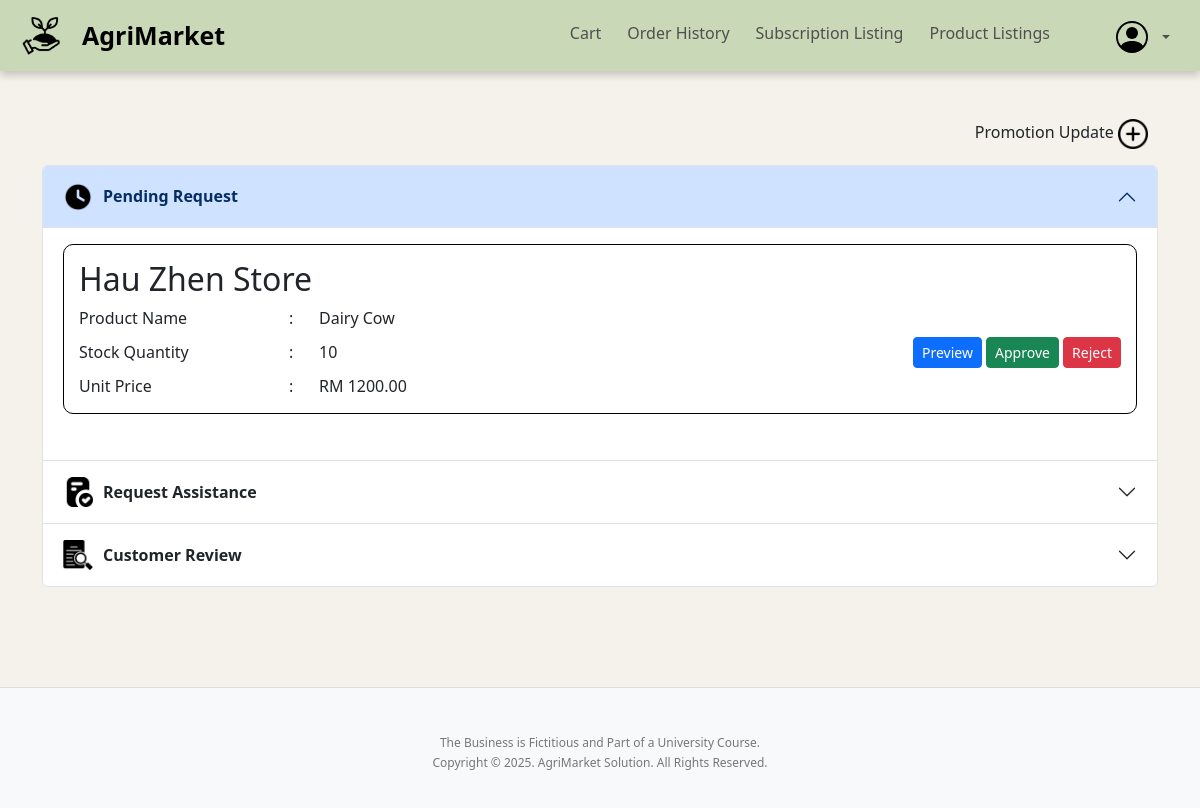
/Modules/staff/staff_dashboard.php (signed in), run on the app's committed database.
### tables this page shows
CREATE TABLE product (
    product_id INT AUTO_INCREMENT PRIMARY KEY,
    vendor_id INT,
    category_id INT NOT NULL,
    product_name VARCHAR(255) NOT NULL,
    product_image VARCHAR(255) NOT NULL,
    description VARCHAR(255) NOT NULL,
    stock_quantity INT NOT NULL,
    weight DECIMAL(10,2),
    unit_price DECIMAL(10,2) NOT NULL,
    product_status ENUM('Approved', 'Pending', 'Rejected') NOT NULL,
    sold_quantity INT DEFAULT 0,
    FOREIGN KEY (vendor_id) REFERENCES vendor(vendor_id) ON DELETE SET NULL,
    FOREIGN KEY (category_id) REFERENCES category(category_id) ON DELETE CASCADE
);

CREATE TABLE vendor (
    vendor_id INT AUTO_INCREMENT PRIMARY KEY,
    user_id INT NULL,
    subscription_id INT,
    store_name VARCHAR(255) NOT NULL,
    subscription_start_date DATE,
    subscription_end_date DATE,
    assist_by INT NULL,
    FOREIGN KEY (user_id) REFERENCES user(user_id) ON DELETE CASCADE,
    FOREIGN KEY (subscription_id) REFERENCES subscription(subscription_id) ON DELETE SET NULL
);

### includes/database.php (called while the page is built, shortened)
<?php
$servername = "localhost";
$username = "root";
$password = "";
$dbname = "agrimarket";
$conn = new mysqli($servername, $username, $password, $dbname);
function getPendingRequestList()
{
    global $conn;
    $sql = "SELECT v.store_name, c.category_name,p.product_name, p.description, p.stock_quantity,p.weight, p.unit_price, p.product_id
          FROM vendor v JOIN product p
          ON v.vendor_id = p.vendor_id
          JOIN category c
          ON p.category_id=c.category_id
          WHERE p.product_status='Pending'";
    $result = $conn->query($sql);
    if ($result->num_rows > 0) {
        return $result->fetch_all(MYSQLI_ASSOC);
    } else {
        return [];
    }
}

### Modules/staff/staff_dashboard.php (the view, shortened to what this page needs)
<?php
include '../../includes/database.php';
$pendingList = getPendingRequestList();
?>
<!DOCTYPE html>
<html lang="en">
<head>
    <link rel="stylesheet" href="../../css/staff_dashboard.css">
</head>
<body class="staff_dashboard">
    <?php include '../../includes/header.php'; ?>
    <div class="container mt-5">
        <div class="Promotion">
            <p>Promotion Update
                <img src="../../Assets/img/add-circle.png" alt="Add Promotion Button" style="width:30px; height:auto;cursor:pointer;" class="addPromotionBTN" data-bs-toggle="modal" data-bs-target="#addPromotionModal">
        </div>
        <div class="accordion" id="accordionPanels">
            <div class="accordion-item">
                <h2 class="accordion-header">
                    <button class="accordion-button" type="button" data-bs-toggle="collapse" data-bs-target="#panelsStayOpen-collapseOne" aria-expanded="true" aria-controls="panelsStayOpen-collapseOne">
                        <img src="../../Assets/img/pending.png" alt="pending icon" style="width:30px; height:auto;margin-right:10px;">
                        <strong>Pending Request</strong>
                    </button>
                </h2>
                <div id="panelsStayOpen-collapseOne" class="accordion-collapse collapse show">
                    <div class="accordion-body">
                        <?php if (!empty($pendingList)): ?>
                            <?php foreach ($pendingList as $pending): ?>
                                <div class="Pending-Card">
                                    <div class="Pending-Listing-Container-Header">
                                        <h2><?= htmlspecialchars($pending['store_name']); ?></h2>
                                    </div>
                                    <div class="Pending-Card-Body">
                                        <div class="Pending-Listing-Container-Content">
                                            <span class="label">Product Name</span> <span class="colon">:</span> <?= $pending['product_name']; ?>
                                            <span class="label">Stock Quantity</span> <span class="colon">:</span> <span class="value"><?= $pending['stock_quantity']; ?></span>
                                            <span class="label">Unit Price</span> <span class="colon">:</span> <span class="value">RM <?= $pending['unit_price']; ?></span>
                                        </div>
                                        <div class="Pending-Listing-Container-Button">
                                            <form method="POST">
                                                <button type="button" class="btn btn-primary btn-sm btn-preview"
                                                    data-product-id="<?= $pending['product_id']; ?>">
                                                    Preview
                                                </button>
                                                <button type="submit" name="approve" class="btn btn-success btn-sm">Approve</button>
                                                <button type="submit" name="reject" class="btn btn-danger btn-sm">Reject</button>
                                            </form>
                                        </div>
                                    </div>
                                </div>
                            <?php endforeach; ?>
                        <?php else: ?>
                            <div class="No-Data-Pending">
                                <p>---No Product Pending Found---</p>
                            </div>
                        <?php endif; ?>
                    </div>
                </div>
            </div>
            <div class="accordion-item">
                <h2 class="accordion-header">
                    <button class="accordion-button collapsed" type="button" data-bs-toggle="collapse" data-bs-target="#panelsStayOpen-collapseTwo" aria-expanded="false" aria-controls="panelsStayOpen-collapseTwo">
                        <img src="../../Assets/img/request.png" alt="request icon" style="width:30px; height:auto;margin-right:10px;">
                        <strong>Request Assistance</strong>
                    </button>
                </h2>
            </div>
            <div class="accordion-item">
                <h2 class="accordion-header">
                    <button class="accordion-button collapsed" type="button" data-bs-toggle="collapse" data-bs-target="#panelsStayOpen-collapseThree" aria-expanded="false" aria-controls="panelsStayOpen-collapseThree">
                        <img src="../../Assets/img/review.png" alt="review icon" style="width:30px; height:auto;margin-right:10px;">
                        <strong>Customer Review</strong>
                    </button>
                </h2>
            </div>
        </div>
    </div>
    <?php include '../../includes/footer_2.php'; ?>
</body>
</html>

### css/staff_dashboard.css (style rules this page uses)
body.staff_dashboard { background-color: #f5f1eb; flex-direction: column; min-height:100vh; }
.Promotion { display: flex; justify-content: flex-end; align-items: center; gap: 10px; }
.accordion { margin-bottom: 100px; }
.Review-Card, .Pending-Card, .Assisstance-Card { border: 1px solid black; padding: 15px; margin-bottom: 30px; border-radius: 10px; display: flex; flex-direction: column; }
.Review-Card-Body, .Pending-Card-Body, .Assisstance-Card-Body { display: flex; justify-content: space-between; align-items: center; width: 100%; }
.Review-Listing-Container-Content, .Pending-Listing-Container-Content, .Assisstance-Listing-Container-Content { display: grid; grid-template-columns: 200px 20px auto; gap: 10px; }

### data on the page
product: vendor.store_name "Hau Zhen Store", product_name "Dairy Cow", stock_quantity "10", unit_price "1200.00"
